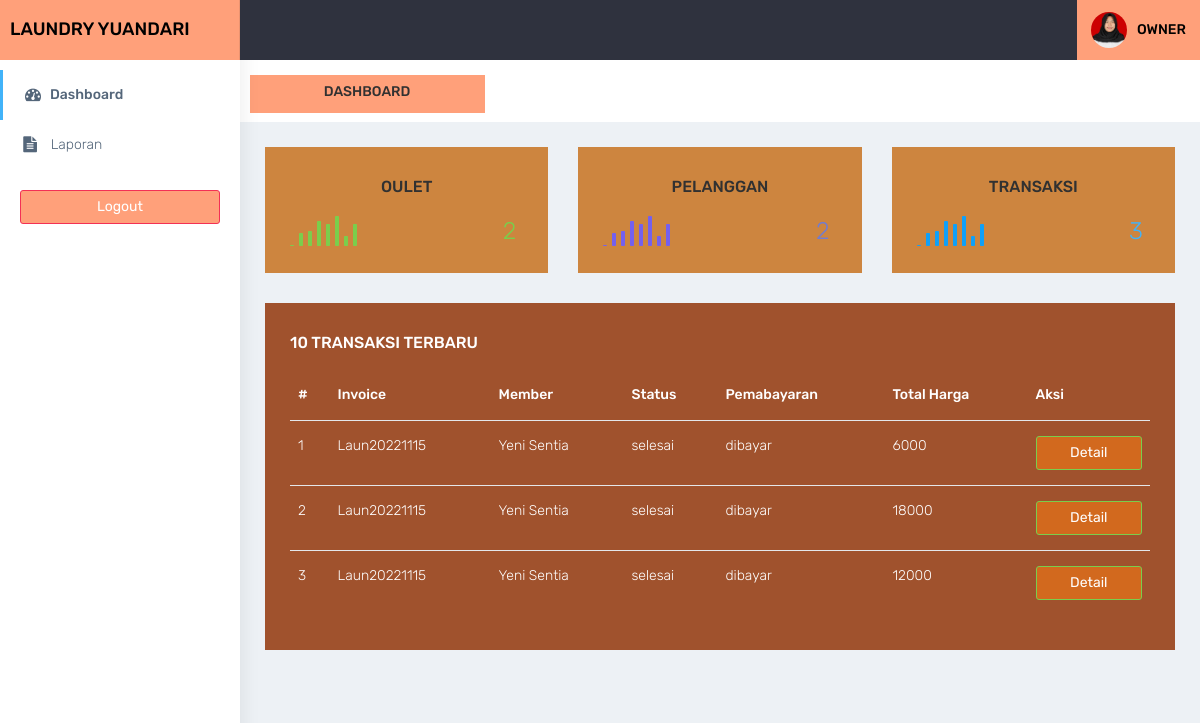
The app's page /owner (signed in) with its own data.
### tables this page shows
CREATE TABLE `transaksi` (
  `id_transaksi` int(11) NOT NULL,
  `outlet_id` int(11) DEFAULT NULL,
  `kode_invoice` varchar(100) DEFAULT NULL,
  `member_id` int(11) DEFAULT NULL,
  `tgl` datetime DEFAULT NULL,
  `batas_waktu` datetime DEFAULT NULL,
  `tgl_pembayaran` datetime DEFAULT NULL,
  `biaya_tambahan` int(11) DEFAULT NULL,
  `diskon` double DEFAULT NULL,
  `pajak` int(11) DEFAULT NULL,
  `status` enum('baru','proses','selesai','diambil') DEFAULT NULL,
  `status_bayar` enum('dibayar','belum') DEFAULT NULL,
  `user_id` int(11) DEFAULT NULL
);

CREATE TABLE `member` (
  `id_member` int(11) NOT NULL,
  `nama_member` varchar(100) DEFAULT NULL,
  `alamat_member` text DEFAULT NULL,
  `jenis_kelamin` enum('L','P') DEFAULT NULL,
  `telp_member` varchar(15) DEFAULT NULL,
  `no_ktp` varchar(30) DEFAULT NULL
);

CREATE TABLE `detail_transaksi` (
  `id_detail` int(11) NOT NULL,
  `transaksi_id` int(11) DEFAULT NULL,
  `paket_id` int(11) DEFAULT NULL,
  `qty` double DEFAULT NULL,
  `total_harga` double DEFAULT NULL,
  `keterangan` text DEFAULT NULL,
  `total_bayar` int(11) DEFAULT NULL
);

### owner/functions.php (called while the page is built, shortened)
<?php
function ambildata($conn,$query){
    $data = mysqli_query($conn,$query);
    if (mysqli_num_rows($data) > 0) {
        while($row = mysqli_fetch_assoc($data)){
        $hasil[] = $row;
    }
    return $hasil;
    }
}
function ambilsatubaris($conn,$query){
    $db = mysqli_query($conn,$query);
    return mysqli_fetch_assoc($db);
}
?>

### owner/index.php (the view, shortened to what this page needs)
<?php
require 'functions.php';
require 'layout_header.php';
$jTransaksi = ambilsatubaris($conn,'SELECT COUNT(id_transaksi) as jumlahtransaksi FROM transaksi');
$jPelanggan = ambilsatubaris($conn,'SELECT COUNT(id_member) as jumlahmember FROM member');
$joutlet = ambilsatubaris($conn,'SELECT COUNT(id_outlet) as jumlahoutlet FROM outlet');
$query = "SELECT transaksi.*,member.nama_member , detail_transaksi.total_harga FROM transaksi INNER JOIN member ON member.id_member = transaksi.member_id INNER JOIN detail_transaksi ON detail_transaksi.transaksi_id = transaksi.id_transaksi   ORDER BY transaksi.id_transaksi DESC LIMIT 10";
$data = ambildata($conn,$query);
?>
<div class="container-fluid">
    <div class="row bg-title">
        <div class="col-lg-3 col-md-4 col-sm-4 col-xs-12" style="background-color:lightsalmon;" >
            <h4 align="center" class="page-title">Dashboard</h4> </div>
    </div>
    <div class="row">
        <div class="col-lg-4 col-sm-6 col-xs-12">
            <div class="white-box analytics-info" style="background-color:peru;">
                <h3 align="center" class="box-title">Oulet</h3>
                <ul class="list-inline two-part">
                    <li>
                        <div id="sparklinedash"></div>
                    </li>
                    <li class="text-right"><i class="ti-arrow-up text-success"></i> <span class="counter text-success"><?= $joutlet['jumlahoutlet'] ?></span></li>
                </ul>
            </div>
        </div>
        <div class="col-lg-4 col-sm-6 col-xs-12">
            <div class="white-box analytics-info" style="background-color:peru;">
                <h3 align="center" class="box-title">Pelanggan</h3>
                <ul class="list-inline two-part">
                    <li>
                        <div id="sparklinedash2"></div>
                    </li>
                    <li class="text-right"><i class="ti-arrow-up text-purple"></i> <span class="counter text-purple"><?= $jPelanggan['jumlahmember'] ?></span></li>
                </ul>
            </div>
        </div>
        <div class="col-lg-4 col-sm-6 col-xs-12">
            <div class="white-box analytics-info" style="background-color:peru;">
                <h3 align="center" class="box-title">Transaksi</h3>
                <ul class="list-inline two-part">
                    <li>
                        <div id="sparklinedash3"></div>
                    </li>
                    <li class="text-right"><i class="ti-arrow-up text-info"></i> <span class="counter text-info"><?= $jTransaksi['jumlahtransaksi'] ?></span></li>
                </ul>
            </div>
        </div>
    </div>
    <div class="row">
        <div class="col-md-12 col-lg-12col-sm-12">
            <div class="white-box"  style="background-color:sienna" >
                <h3 class="box-title" style="color: white;">10 Transaksi Terbaru</h3>
                <div class="table-responsive" >
                    <table class="table " >
                        <thead >
                            <tr >
                                <th style="color: white;">#</th>
                                <th style="color: white;">Invoice</th>
                                <th style="color: white;">Member</th>
                                <th style="color: white;">Status</th>
                                <th style="color: white;">Pemabayaran</th>
                                <th style="color: white;">Total Harga</th>
                                <th style="color: white;" align="center">Aksi</th>
                            </tr>
                        </thead>
                        <tbody>
                            <?php $no=1; foreach($data as $transaksi): ?>
                                <tr style="color: white;">
                                    <td><?= $no++ ?></td>
                                    <td><?= $transaksi['kode_invoice'] ?></td>
                                    <td><?= $transaksi['nama_member'] ?></td>
                                    <td><?= $transaksi['status'] ?></td>
                                    <td><?= $transaksi['status_bayar'] ?></td>
                                    <td><?= $transaksi['total_harga'] ?></td>
                                    <td align="center">
                                          <a style="background-color:chocolate;" href="transaksi_detail.php?id=<?= $transaksi['id_transaksi']; ?>" data-toggle="tooltip" data-placement="bottom" title="Edit" class="btn btn-success btn-block">Detail</a>
                                    </td>
                                </tr>
                            <?php endforeach; ?>
                        </tbody>
                    </table>
                </div>
            </div>
        </div>
    </div>
</div>
<?php
require 'layout_footer.php';
?>

### assets/css/colors/default.css (style rules this page uses)
body { background: #fff; }

### records on screen
transaksi: kode_invoice "Laun20221115", member.nama_member "Yeni Sentia", status "selesai", status_bayar "dibayar", detail_transaksi.total_harga "6000", detail_transaksi.total_harga "18000", detail_transaksi.total_harga "12000"

### other values on screen
$joutlet['jumlahoutlet'] "2"
